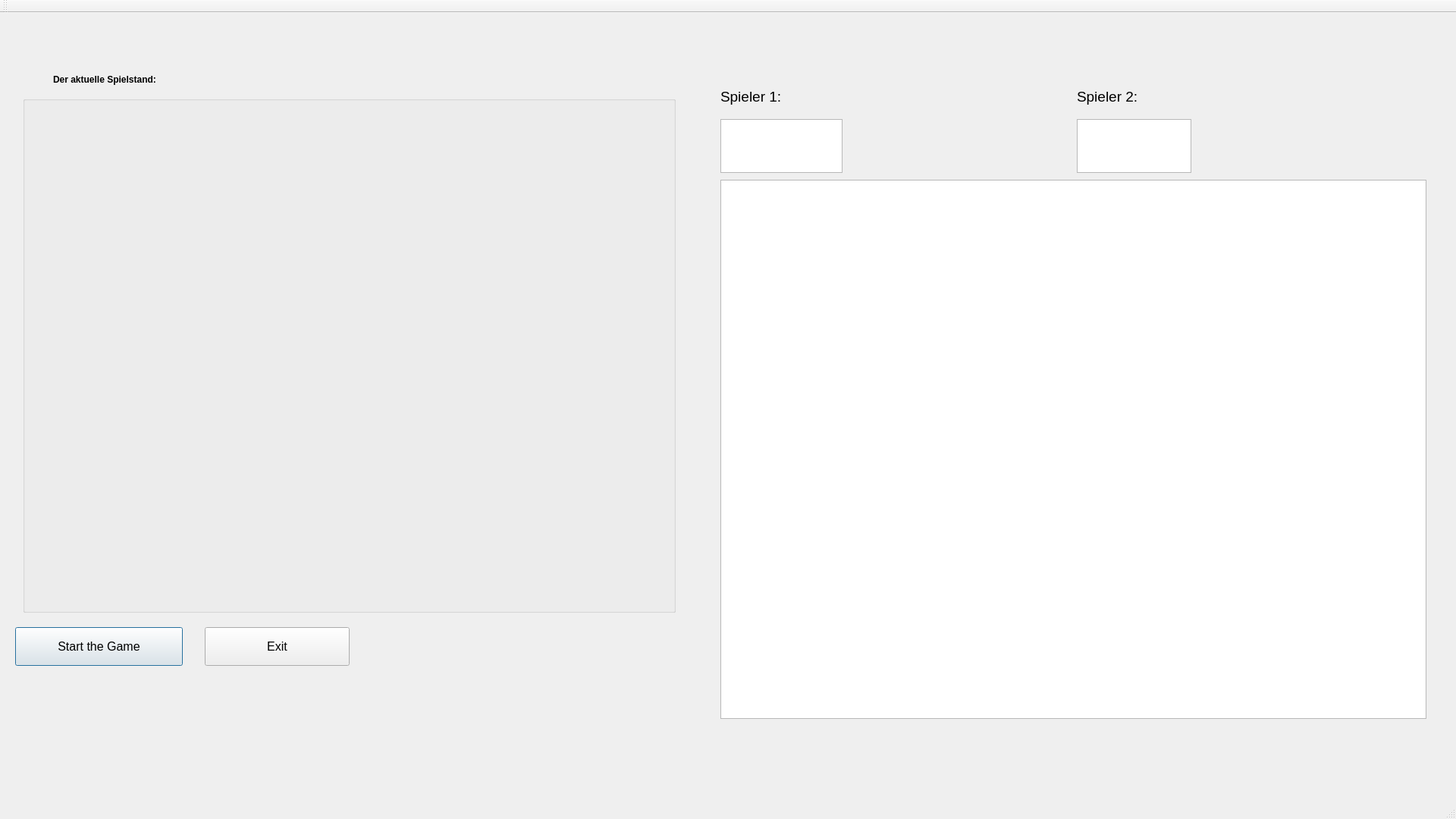
<?xml version="1.0" encoding="UTF-8"?>
<ui version="4.0">
 <class>PrimeGame_MainGUI</class>
 <widget class="QMainWindow" name="PrimeGame_MainGUI">
  <property name="geometry">
   <rect>
    <x>0</x>
    <y>0</y>
    <width>1920</width>
    <height>1080</height>
   </rect>
  </property>
  <property name="windowTitle">
   <string>PrimeGameQt Version 1.5</string>
  </property>
  <widget class="QWidget" name="centralWidget">
   <widget class="QPushButton" name="StartButton">
    <property name="geometry">
     <rect>
      <x>20</x>
      <y>810</y>
      <width>221</width>
      <height>51</height>
     </rect>
    </property>
    <property name="font">
     <font>
      <pointsize>12</pointsize>
     </font>
    </property>
    <property name="text">
     <string>Start the Game</string>
    </property>
    <property name="default">
     <bool>true</bool>
    </property>
   </widget>
   <widget class="QPushButton" name="ExitButton">
    <property name="geometry">
     <rect>
      <x>270</x>
      <y>810</y>
      <width>191</width>
      <height>51</height>
     </rect>
    </property>
    <property name="font">
     <font>
      <pointsize>12</pointsize>
     </font>
    </property>
    <property name="text">
     <string>Exit</string>
    </property>
   </widget>
   <widget class="QLabel" name="label">
    <property name="geometry">
     <rect>
      <x>70</x>
      <y>80</y>
      <width>361</width>
      <height>16</height>
     </rect>
    </property>
    <property name="font">
     <font>
      <weight>75</weight>
      <bold>true</bold>
     </font>
    </property>
    <property name="text">
     <string>Der aktuelle Spielstand: </string>
    </property>
   </widget>
   <widget class="QLabel" name="label_2">
    <property name="geometry">
     <rect>
      <x>950</x>
      <y>90</y>
      <width>221</width>
      <height>41</height>
     </rect>
    </property>
    <property name="font">
     <font>
      <pointsize>14</pointsize>
     </font>
    </property>
    <property name="text">
     <string>Spieler 1:</string>
    </property>
   </widget>
   <widget class="QTextBrowser" name="textfield_points_Player1">
    <property name="geometry">
     <rect>
      <x>950</x>
      <y>140</y>
      <width>161</width>
      <height>71</height>
     </rect>
    </property>
    <property name="font">
     <font>
      <pointsize>14</pointsize>
     </font>
    </property>
   </widget>
   <widget class="QLabel" name="label_3">
    <property name="geometry">
     <rect>
      <x>1420</x>
      <y>90</y>
      <width>251</width>
      <height>41</height>
     </rect>
    </property>
    <property name="font">
     <font>
      <pointsize>14</pointsize>
     </font>
    </property>
    <property name="text">
     <string>Spieler 2:</string>
    </property>
   </widget>
   <widget class="QTextBrowser" name="textfield_points_Player2">
    <property name="geometry">
     <rect>
      <x>1420</x>
      <y>140</y>
      <width>151</width>
      <height>71</height>
     </rect>
    </property>
    <property name="font">
     <font>
      <pointsize>14</pointsize>
     </font>
    </property>
   </widget>
   <widget class="QTextBrowser" name="textField_Auswahl">
    <property name="geometry">
     <rect>
      <x>950</x>
      <y>220</y>
      <width>931</width>
      <height>711</height>
     </rect>
    </property>
   </widget>
   <widget class="QGroupBox" name="groupBox">
    <property name="geometry">
     <rect>
      <x>30</x>
      <y>110</y>
      <width>861</width>
      <height>681</height>
     </rect>
    </property>
    <property name="title">
     <string/>
    </property>
   </widget>
   <widget class="QLabel" name="label_Win">
    <property name="geometry">
     <rect>
      <x>840</x>
      <y>950</y>
      <width>731</width>
      <height>51</height>
     </rect>
    </property>
    <property name="font">
     <font>
      <pointsize>18</pointsize>
      <weight>75</weight>
      <bold>true</bold>
     </font>
    </property>
    <property name="text">
     <string/>
    </property>
   </widget>
   <widget class="QLabel" name="label_4">
    <property name="geometry">
     <rect>
      <x>1620</x>
      <y>10</y>
      <width>271</width>
      <height>61</height>
     </rect>
    </property>
    <property name="text">
     <string/>
    </property>
    <property name="pixmap">
     <pixmap>Resources/images/w-hs_pagelogo.png</pixmap>
    </property>
    <property name="scaledContents">
     <bool>true</bool>
    </property>
   </widget>
   <widget class="QLabel" name="label_5">
    <property name="geometry">
     <rect>
      <x>40</x>
      <y>0</y>
      <width>1031</width>
      <height>71</height>
     </rect>
    </property>
    <property name="text">
     <string/>
    </property>
    <property name="pixmap">
     <pixmap>Resources/images/header.png</pixmap>
    </property>
    <property name="scaledContents">
     <bool>true</bool>
    </property>
   </widget>
   <widget class="QLabel" name="label_6">
    <property name="geometry">
     <rect>
      <x>1460</x>
      <y>940</y>
      <width>441</width>
      <height>91</height>
     </rect>
    </property>
    <property name="text">
     <string/>
    </property>
    <property name="pixmap">
     <pixmap>Resources/images/author.png</pixmap>
    </property>
    <property name="scaledContents">
     <bool>true</bool>
    </property>
   </widget>
  </widget>
  <widget class="QMenuBar" name="menuBar">
   <property name="geometry">
    <rect>
     <x>0</x>
     <y>0</y>
     <width>1920</width>
     <height>21</height>
    </rect>
   </property>
  </widget>
  <widget class="QToolBar" name="mainToolBar">
   <attribute name="toolBarArea">
    <enum>TopToolBarArea</enum>
   </attribute>
   <attribute name="toolBarBreak">
    <bool>false</bool>
   </attribute>
  </widget>
  <widget class="QStatusBar" name="statusBar"/>
 </widget>
 <layoutdefault spacing="6" margin="11"/>
 <resources/>
 <connections/>
</ui>
